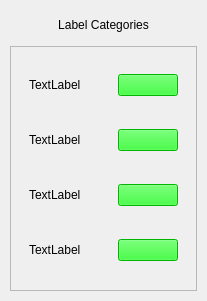
<?xml version="1.0" encoding="UTF-8"?>
<ui version="4.0">
 <class>Form</class>
 <widget class="QWidget" name="Form">
  <property name="geometry">
   <rect>
    <x>0</x>
    <y>0</y>
    <width>207</width>
    <height>301</height>
   </rect>
  </property>
  <property name="sizePolicy">
   <sizepolicy hsizetype="Preferred" vsizetype="Fixed">
    <horstretch>0</horstretch>
    <verstretch>0</verstretch>
   </sizepolicy>
  </property>
  <property name="windowTitle">
   <string>Form</string>
  </property>
  <layout class="QVBoxLayout" name="verticalLayout">
   <property name="leftMargin">
    <number>10</number>
   </property>
   <property name="topMargin">
    <number>10</number>
   </property>
   <property name="rightMargin">
    <number>10</number>
   </property>
   <property name="bottomMargin">
    <number>10</number>
   </property>
   <item>
    <widget class="QLabel" name="label_6">
     <property name="maximumSize">
      <size>
       <width>16777215</width>
       <height>30</height>
      </size>
     </property>
     <property name="text">
      <string>Label Categories</string>
     </property>
     <property name="alignment">
      <set>Qt::AlignCenter</set>
     </property>
    </widget>
   </item>
   <item>
    <widget class="QScrollArea" name="scrollArea">
     <property name="sizePolicy">
      <sizepolicy hsizetype="Expanding" vsizetype="Fixed">
       <horstretch>0</horstretch>
       <verstretch>0</verstretch>
      </sizepolicy>
     </property>
     <property name="maximumSize">
      <size>
       <width>16777215</width>
       <height>300</height>
      </size>
     </property>
     <property name="frameShadow">
      <enum>QFrame::Raised</enum>
     </property>
     <property name="widgetResizable">
      <bool>true</bool>
     </property>
     <widget class="QWidget" name="scrollAreaWidgetContents">
      <property name="geometry">
       <rect>
        <x>0</x>
        <y>0</y>
        <width>185</width>
        <height>243</height>
       </rect>
      </property>
      <layout class="QGridLayout" name="gridLayout">
       <item row="3" column="0">
        <widget class="QWidget" name="widget_4" native="true">
         <property name="sizePolicy">
          <sizepolicy hsizetype="Preferred" vsizetype="Fixed">
           <horstretch>0</horstretch>
           <verstretch>0</verstretch>
          </sizepolicy>
         </property>
         <property name="maximumSize">
          <size>
           <width>16777215</width>
           <height>40</height>
          </size>
         </property>
         <layout class="QHBoxLayout" name="horizontalLayout_4">
          <item>
           <widget class="QLabel" name="label_4">
            <property name="text">
             <string>TextLabel</string>
            </property>
           </widget>
          </item>
          <item>
           <widget class="QPushButton" name="pushButton_4">
            <property name="maximumSize">
             <size>
              <width>60</width>
              <height>16777215</height>
             </size>
            </property>
            <property name="styleSheet">
             <string notr="true">background-color: rgb(0, 255, 0);</string>
            </property>
            <property name="text">
             <string/>
            </property>
           </widget>
          </item>
         </layout>
        </widget>
       </item>
       <item row="2" column="0">
        <widget class="QWidget" name="widget_3" native="true">
         <property name="sizePolicy">
          <sizepolicy hsizetype="Preferred" vsizetype="Fixed">
           <horstretch>0</horstretch>
           <verstretch>0</verstretch>
          </sizepolicy>
         </property>
         <property name="maximumSize">
          <size>
           <width>16777215</width>
           <height>40</height>
          </size>
         </property>
         <layout class="QHBoxLayout" name="horizontalLayout_3">
          <item>
           <widget class="QLabel" name="label_3">
            <property name="text">
             <string>TextLabel</string>
            </property>
           </widget>
          </item>
          <item>
           <widget class="QPushButton" name="pushButton_3">
            <property name="maximumSize">
             <size>
              <width>60</width>
              <height>16777215</height>
             </size>
            </property>
            <property name="styleSheet">
             <string notr="true">background-color: rgb(0, 255, 0);</string>
            </property>
            <property name="text">
             <string/>
            </property>
           </widget>
          </item>
         </layout>
        </widget>
       </item>
       <item row="1" column="0">
        <widget class="QWidget" name="widget_2" native="true">
         <property name="sizePolicy">
          <sizepolicy hsizetype="Preferred" vsizetype="Fixed">
           <horstretch>0</horstretch>
           <verstretch>0</verstretch>
          </sizepolicy>
         </property>
         <property name="maximumSize">
          <size>
           <width>16777215</width>
           <height>40</height>
          </size>
         </property>
         <layout class="QHBoxLayout" name="horizontalLayout_2">
          <item>
           <widget class="QLabel" name="label_2">
            <property name="text">
             <string>TextLabel</string>
            </property>
           </widget>
          </item>
          <item>
           <widget class="QPushButton" name="pushButton_2">
            <property name="maximumSize">
             <size>
              <width>60</width>
              <height>16777215</height>
             </size>
            </property>
            <property name="styleSheet">
             <string notr="true">background-color: rgb(0, 255, 0);</string>
            </property>
            <property name="text">
             <string/>
            </property>
           </widget>
          </item>
         </layout>
        </widget>
       </item>
       <item row="0" column="0">
        <widget class="QWidget" name="widget" native="true">
         <property name="sizePolicy">
          <sizepolicy hsizetype="Preferred" vsizetype="Fixed">
           <horstretch>0</horstretch>
           <verstretch>0</verstretch>
          </sizepolicy>
         </property>
         <property name="maximumSize">
          <size>
           <width>16777215</width>
           <height>40</height>
          </size>
         </property>
         <layout class="QHBoxLayout" name="horizontalLayout">
          <item>
           <widget class="QLabel" name="label">
            <property name="text">
             <string>TextLabel</string>
            </property>
           </widget>
          </item>
          <item>
           <widget class="QPushButton" name="pushButton">
            <property name="maximumSize">
             <size>
              <width>60</width>
              <height>16777215</height>
             </size>
            </property>
            <property name="styleSheet">
             <string notr="true">background-color: rgb(0, 255, 0);</string>
            </property>
            <property name="text">
             <string/>
            </property>
           </widget>
          </item>
         </layout>
        </widget>
       </item>
      </layout>
     </widget>
    </widget>
   </item>
  </layout>
 </widget>
 <resources/>
 <connections/>
</ui>
